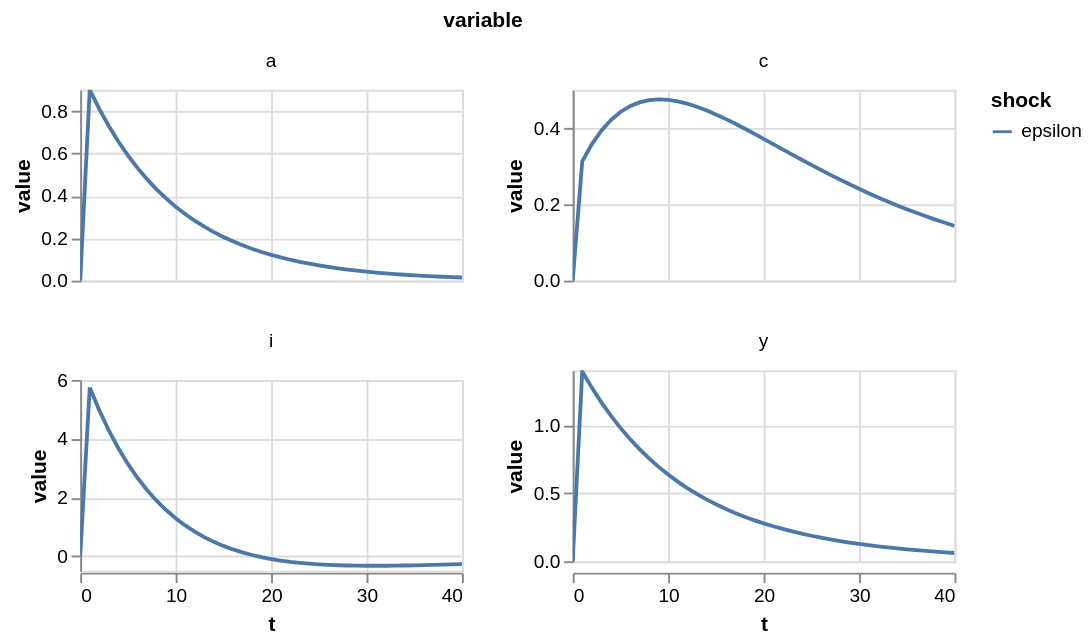

The notebook cell saved with this chart:
### Markdown cell above
The same numbers, drawn: technology (`a`) jumps and decays. **Investment (`i`) springs some eighteen times farther than consumption on impact (5.7% vs 0.3%)** — people smooth their spending and instead build machines while times are good. The extra machines stay productive for many periods, which is why output (`y`) and consumption stay above rest long after the discovery itself has faded.

### Code cell
solution.plot(type="percent", variables=["a", "y", "c", "i"], T=40)

### Figure 1 — Vega-Lite specification as saved in the notebook (floating-point values rounded to 4 significant figures; data arrays with more than 128 entries replaced by an {"elided": "..."} marker saying what was removed)
{"config": {"view": {"continuousWidth": 300, "continuousHeight": 300}}, "data": {"name": "data-ddc0bf08a5bc3c3709532aae10d4f278"}, "mark": {"type": "line"}, "encoding": {"color": {"field": "shock", "type": "nominal"}, "facet": {"columns": 2, "field": "variable", "type": "nominal"}, "x": {"field": "t", "type": "quantitative"}, "y": {"field": "value", "type": "quantitative"}}, "height": 100, "params": [{"name": "param_1e9efca18e7a2868", "select": {"type": "interval", "encodings": ["x", "y"]}, "bind": "scales"}], "resolve": {"scale": {"y": "independent"}}, "width": 200, "$schema": "https://vega.github.io/schema/vega-lite/v6.4.1.json", "datasets": {"data-ddc0bf08a5bc3c3709532aae10d4f278": {"elided": "164 records"}}}
